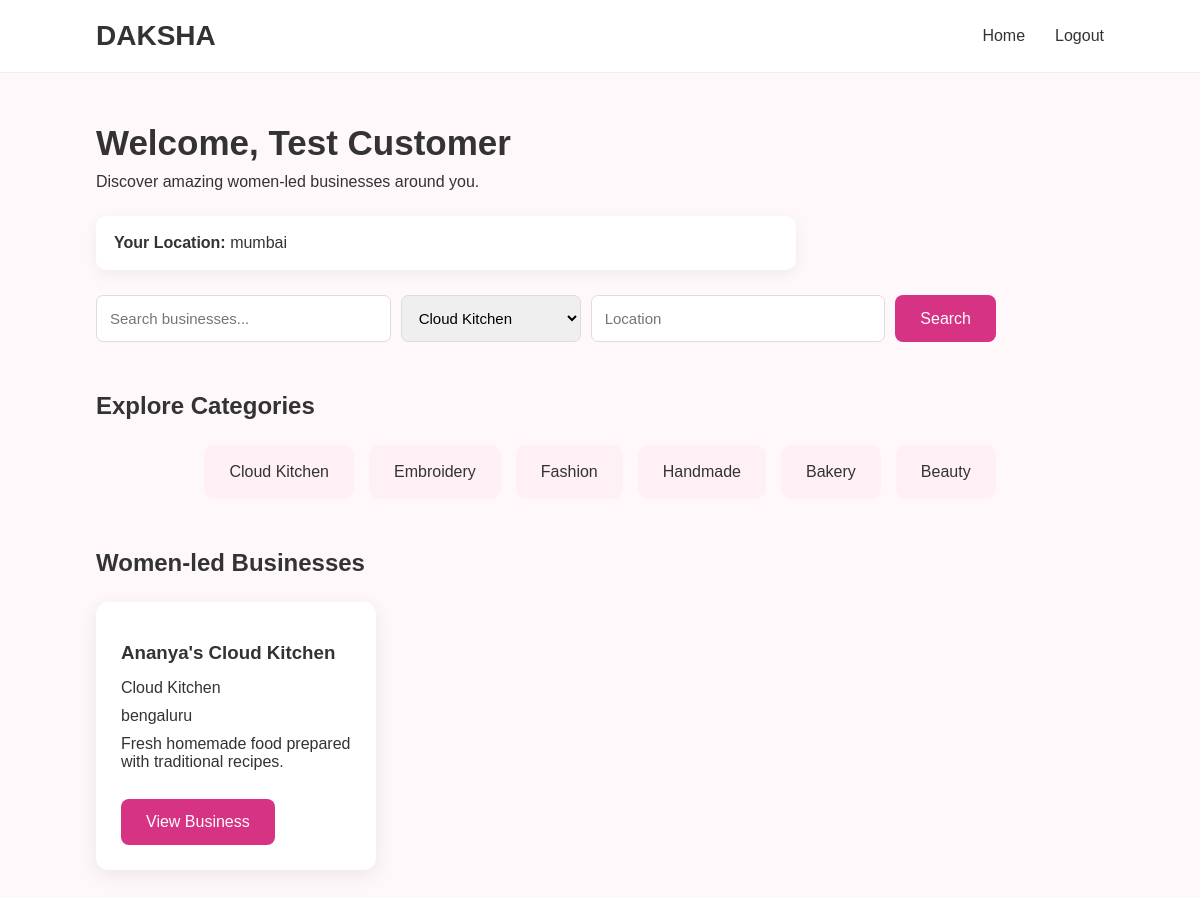
/customer?category=Cloud Kitchen (signed in), run on the app's committed database.
### tables this page shows
CREATE TABLE users (

            id INTEGER PRIMARY KEY AUTOINCREMENT,

            name TEXT NOT NULL,

            email TEXT UNIQUE NOT NULL,

            password TEXT NOT NULL,

            role TEXT NOT NULL,

            location TEXT

        );

CREATE TABLE businesses (

            id INTEGER PRIMARY KEY AUTOINCREMENT,

            owner_id INTEGER NOT NULL,

            business_name TEXT NOT NULL,

            category TEXT NOT NULL,

            description TEXT,

            location TEXT,

            FOREIGN KEY (owner_id)
            REFERENCES users(id)

        );

### app.py (the view, shortened to what this page needs)
@app.route("/customer")
def customer():
    if "user_id" not in session:
        return redirect("/login")
    connection = get_db()
    customer = connection.execute("""
        SELECT *
        FROM users
        WHERE id = ?
    """, (
        session["user_id"],
    )).fetchone()
    search = request.args.get(
        "search",
        ""
    ).strip()
    category = request.args.get(
        "category",
        ""
    ).strip()
    location = request.args.get(
        "location",
        ""
    ).strip()
    query = """
        SELECT *
        FROM businesses
        WHERE 1 = 1
    """
    parameters = []
    if category:
        query += """
            AND category = ?
        """
        parameters.append(category)
    query += """
        ORDER BY id DESC
    """
    businesses = connection.execute(
        query,
        parameters
    ).fetchall()
    connection.close()
    return render_template(
        "customer.html",
        name=session["name"],
        businesses=businesses,
        customer_location=(
            customer["location"]
            if customer
            else ""
        )
    )

### app.py (called while the page is built)
def get_db():
    connection = sqlite3.connect("database.db")
    connection.row_factory = sqlite3.Row
    return connection

### templates/customer.html (shortened to what this page needs)
<!DOCTYPE html>
<html>
<head>
    <link rel="stylesheet" href="{{ url_for('static', filename='style.css') }}">
</head>
<body>
    <nav class="navbar">
        <div class="logo">
            DAKSHA
        </div>
        <div class="nav-links">
            <a href="/customer">
                Home
            </a>
            <a href="/logout">
                Logout
            </a>
        </div>
    </nav>
    <section class="dashboard">
        <h1>
            Welcome, {{ name }}
        </h1>
        <p>
            Discover amazing women-led businesses around you.
        </p>
        <div class="location-banner">
            <strong>
                Your Location:
            </strong>
            {{ customer_location }}
        </div>
        <div class="filter-box">
            <form method="GET" action="/customer">
                <input type="text" name="search" placeholder="Search businesses..."
                    value="{{ request.args.get('search', '') }}">
                <select name="category">
                    <option value="Cloud Kitchen" {% if request.args.get('category')=='Cloud Kitchen' %} selected {%
                        endif %}>
                        Cloud Kitchen
                    </option>
                </select>
                <input type="text" name="location" placeholder="Location"
                    value="{{ request.args.get('location', '') }}">
                <button type="submit">
                    Search
                </button>
            </form>
        </div>
        <h2>
            Explore Categories
        </h2>
        <div class="category-container">
            <a href="/customer?category=Cloud%20Kitchen" class="category">
                Cloud Kitchen
            </a>
            <a href="/customer?category=Embroidery" class="category">
                Embroidery
            </a>
            <a href="/customer?category=Fashion" class="category">
                Fashion
            </a>
            <a href="/customer?category=Handmade" class="category">
                Handmade
            </a>
            <a href="/customer?category=Bakery" class="category">
                Bakery
            </a>
            <a href="/customer?category=Beauty" class="category">
                Beauty
            </a>
        </div>
        <h2>
            Women-led Businesses
        </h2>
        {% if businesses %}
        <div class="business-container">
            {% for business in businesses %}
            <div class="business-card">
                <h3>
                    {{ business["business_name"] }}
                </h3>
                <p>
                    {{ business["category"] }}
                </p>
                <p>
                    {{ business["location"] }}
                </p>
                <p>
                    {{ business["description"] }}
                </p>
                <br>
                <a href="/business/{{ business['id'] }}">
                    <button>
                        View Business
                    </button>
                </a>
            </div>
            {% endfor %}
        </div>
        {% endif %}
    </section>
</body>
</html>

### static/style.css (style rules this page uses)
* { margin: 0; padding: 0; box-sizing: border-box; }
body { font-family: Arial, sans-serif; background-color: #fff8fb; color: #333; }
.navbar { display: flex; justify-content: space-between; align-items: center; padding: 20px 8%; background-color: white; border-bottom: 1px solid #eee; }
.logo { font-size: 28px; font-weight: bold; }
.nav-links { display: flex; gap: 30px; }
.nav-links a { text-decoration: none; color: #333; }
button { padding: 14px 25px; border: none; border-radius: 8px; background-color: #d63384; color: white; font-size: 16px; cursor: pointer; }
.category-container { display: flex; justify-content: center; gap: 15px; flex-wrap: wrap; }
.category { padding: 18px 25px; background-color: #fff0f6; border-radius: 10px; cursor: pointer; }
.dashboard { padding: 50px 8%; }
.dashboard h1 { font-size: 35px; margin-bottom: 10px; }
.dashboard h2 { margin-top: 50px; margin-bottom: 25px; }
.business-container { display: flex; gap: 25px; flex-wrap: wrap; }
.business-card { width: 280px; padding: 25px; background: white; border-radius: 12px; box-shadow: 0 5px 20px rgba(0, 0, 0, 0.08); }
.business-card h3 { margin-bottom: 15px; }
.business-card p { margin: 10px 0; }
.location-banner { margin-top: 25px; padding: 18px; background-color: white; border-radius: 10px; box-shadow: 0 4px 15px rgba(0, 0, 0, 0.06); max-width: 700px; }
.filter-box { margin-top: 25px; max-width: 900px; }
.filter-box form { display: flex; gap: 10px; flex-wrap: wrap; }
.filter-box input, .filter-box select { padding: 13px; border: 1px solid #ddd; border-radius: 7px; font-size: 15px; }
.filter-box input { flex: 1; min-width: 200px; }
.filter-box select { min-width: 180px; }
.category { text-decoration: none; color: #333; display: block; }

### data on the page
users: name "Test Customer", location "mumbai"
businesses: business_name "Ananya's Cloud Kitchen", category "Cloud Kitchen", location "bengaluru", description "Fresh homemade food prepared with traditional recipes."
